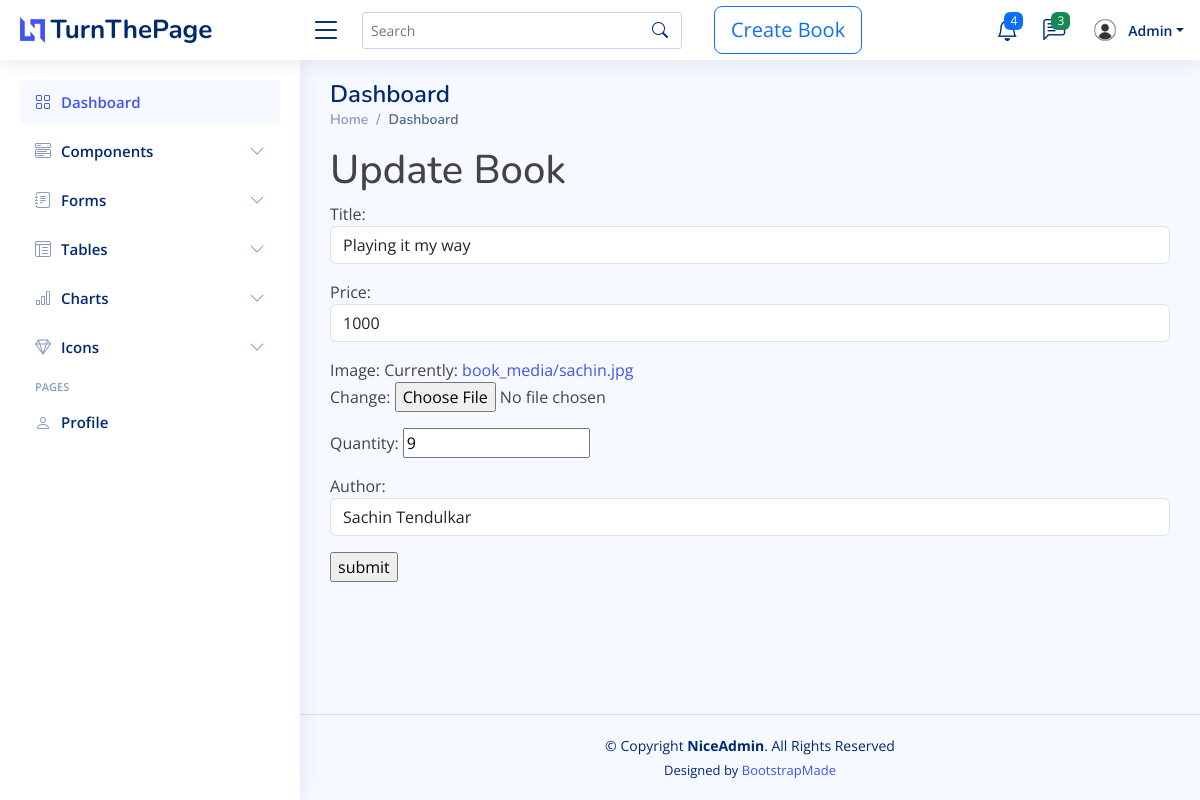
The app's page /update/1/ with its own data.
### bookapp/models.py (models this page shows, shortened)
class Book(models.Model):
    title=models.CharField(max_length=250,null=True)
    price=models.IntegerField(null=True)
    image=models.ImageField(upload_to='book_media')
    quantity=models.IntegerField()
    author = models.ForeignKey(Author, on_delete=models.CASCADE)

### bookapp/views.py (the view)
# urls.py: path('update/<int:pk>/',views.updateBook,name='update'),
def updateBook(request,pk):
    book=Book.objects.get(id=pk)
    if request.method=='POST':
        form = BookForm(request.POST,request.FILES,instance=book)
        if form.is_valid():
            form.save()
            return redirect('list')
    else:
        form=BookForm(instance=book)
    return render(request,'updateview.html',{'form':form})

### bookapp/forms.py
class BookForm(forms.ModelForm):
    class Meta:
        model=Book
        fields='__all__'
        widgets={
            'title':forms.TextInput(attrs={'class':'form-control','placeholder':'Book name..'}),
            'author': forms.Select(attrs={'class': 'form-control', 'placeholder': 'author name..'}),
            'price': forms.NumberInput(attrs={'class': 'form-control', 'placeholder': 'Book price..'})
        }

### bookapp/models.py (called while the page is built)
    def __str__(self):
        return '{}'.format(self.name)

### templates/updateview.html (shortened to what this page needs)
{% extends 'base.html' %}
{% load static %}
{% block content %}
<h1>Update Book</h1>
<form action="" method="post" enctype="multipart/form-data">
    {{form.as_p}}
    <input type="submit" value="submit">
</form>
{% endblock %}

### static/assets/css/style.css (style rules this page uses)
:root { scroll-behavior: smooth; }
body { font-family: "Open Sans", sans-serif; background: #f6f9ff; color: #444444; }
h1, h2, h3, h4, h5, h6 { font-family: "Nunito", sans-serif; }

### records on screen
Book: title "Playing it my way", price "1000", quantity "9", author "Sachin Tendulkar"
